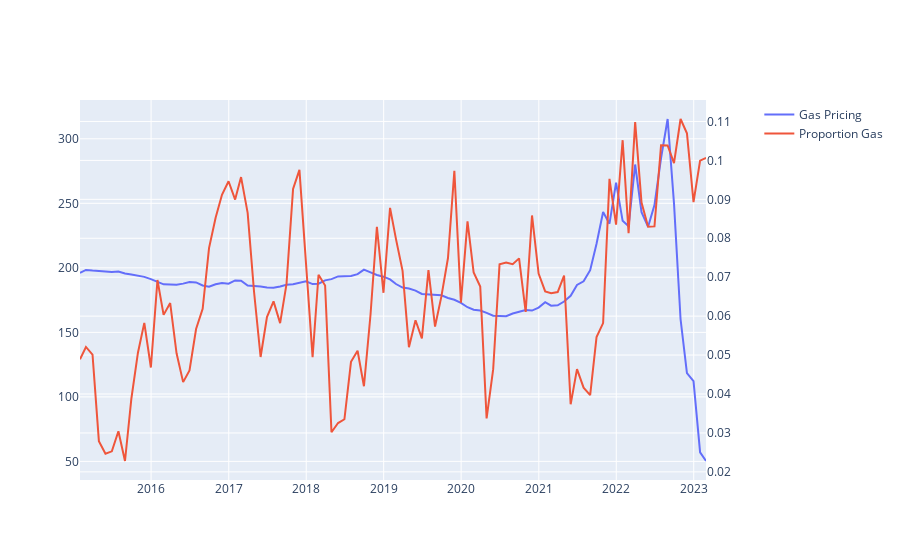

The code cell stored with this chart in its notebook:
### Markdown cell above
### France

### Code cell
gen_df = gen_read_clean("France")
combined_data = combine_dfs("France", gen_df, freq="1M")
# print(combined_data)
fig = make_subplots(specs=[[{"secondary_y": True}]])

fig.add_trace(
        go.Scatter(x=combined_data["Start"], y=combined_data["Last Price"], name="Gas Pricing"), secondary_y= False
)

fig.add_trace(
        go.Scatter(x=combined_data["Start"], y=combined_data["Percent Gas"], name = "Proportion Gas"), secondary_y= True
)
